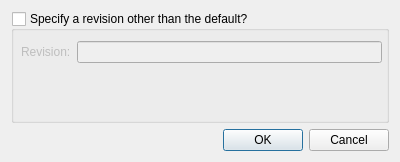
<?xml version="1.0" encoding="UTF-8"?>
<ui version="4.0">
 <class>Mercurial::Internal::RevertDialog</class>
 <widget class="QDialog" name="Mercurial::Internal::RevertDialog">
  <property name="geometry">
   <rect>
    <x>0</x>
    <y>0</y>
    <width>400</width>
    <height>162</height>
   </rect>
  </property>
  <property name="windowTitle">
   <string>Revert</string>
  </property>
  <layout class="QVBoxLayout" name="verticalLayout">
   <item>
    <widget class="QGroupBox" name="groupBox">
     <property name="title">
      <string>Specify a revision other than the default?</string>
     </property>
     <property name="checkable">
      <bool>true</bool>
     </property>
     <property name="checked">
      <bool>false</bool>
     </property>
     <widget class="QWidget" name="formLayoutWidget">
      <property name="geometry">
       <rect>
        <x>10</x>
        <y>30</y>
        <width>361</width>
        <height>51</height>
       </rect>
      </property>
      <layout class="QFormLayout" name="formLayout">
       <item row="0" column="0">
        <widget class="QLabel" name="revisionLabel">
         <property name="text">
          <string>Revision:</string>
         </property>
        </widget>
       </item>
       <item row="0" column="1">
        <widget class="QLineEdit" name="revisionLineEdit"/>
       </item>
      </layout>
     </widget>
    </widget>
   </item>
   <item>
    <widget class="QDialogButtonBox" name="buttonBox">
     <property name="orientation">
      <enum>Qt::Horizontal</enum>
     </property>
     <property name="standardButtons">
      <set>QDialogButtonBox::Cancel|QDialogButtonBox::Ok</set>
     </property>
    </widget>
   </item>
  </layout>
 </widget>
 <resources/>
 <connections>
  <connection>
   <sender>buttonBox</sender>
   <signal>accepted()</signal>
   <receiver>Mercurial::Internal::RevertDialog</receiver>
   <slot>accept()</slot>
   <hints>
    <hint type="sourcelabel">
     <x>248</x>
     <y>254</y>
    </hint>
    <hint type="destinationlabel">
     <x>157</x>
     <y>274</y>
    </hint>
   </hints>
  </connection>
  <connection>
   <sender>buttonBox</sender>
   <signal>rejected()</signal>
   <receiver>Mercurial::Internal::RevertDialog</receiver>
   <slot>reject()</slot>
   <hints>
    <hint type="sourcelabel">
     <x>316</x>
     <y>260</y>
    </hint>
    <hint type="destinationlabel">
     <x>286</x>
     <y>274</y>
    </hint>
   </hints>
  </connection>
 </connections>
</ui>
